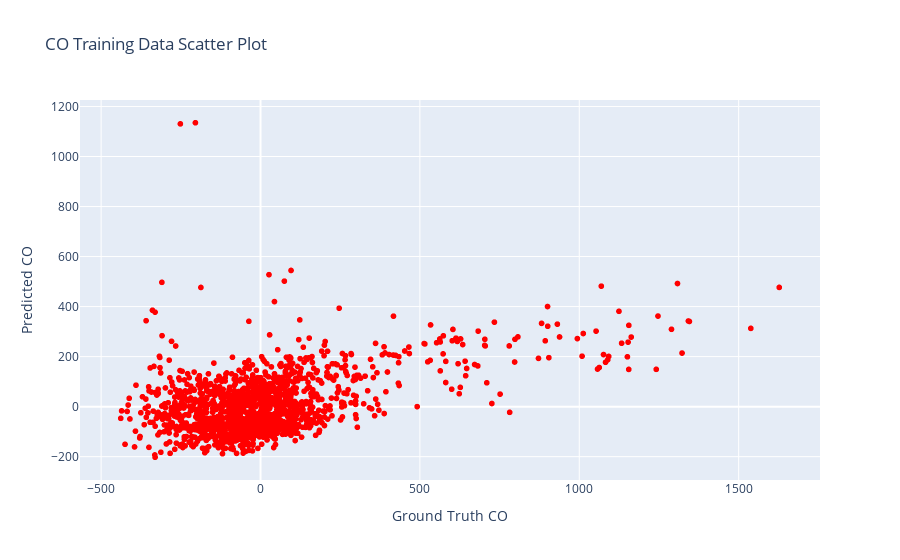

Source (notebook cell):
### Code cell
#CO: Making predictions using training data and plotting for training data
lr.fit(X_trainCO, y_trainCO)
y_pred_trainCO = lr.predict(X_trainCO)
y_pred_trainCO = pd.DataFrame(y_pred_trainCO, columns = ['Predicted CO'])
training_pred_vs_gtCO = pd.concat([y_pred_trainCO, y_trainCO], axis = 1)
fig = px.scatter(training_pred_vs_gtCO, x="Ground Truth CO", y="Predicted CO",color_discrete_sequence = ['red'], 
                 title = 'CO Training Data Scatter Plot')
fig.show()

### Figure 1 — Plotly figure (JSON) as saved in the notebook; plotly's stock layout.template omitted (floating-point values rounded to 4 significant figures; data arrays with more than 128 entries replaced by an {"elided": "..."} marker saying what was removed)
{"data": [{"hovertemplate": "Ground Truth CO=%{x}<br>Predicted CO=%{y}<extra></extra>", "legendgroup": "", "marker": {"color": "red", "symbol": "circle"}, "mode": "markers", "name": "", "showlegend": false, "type": "scattergl", "x": {"elided": "1653 float values"}, "xaxis": "x", "y": {"elided": "1653 float values"}, "yaxis": "y"}], "layout": {"legend": {"tracegroupgap": 0}, "title": {"text": "CO Training Data Scatter Plot"}, "xaxis": {"anchor": "y", "domain": [0, 1], "title": {"text": "Ground Truth CO"}}, "yaxis": {"anchor": "x", "domain": [0, 1], "title": {"text": "Predicted CO"}}}}
